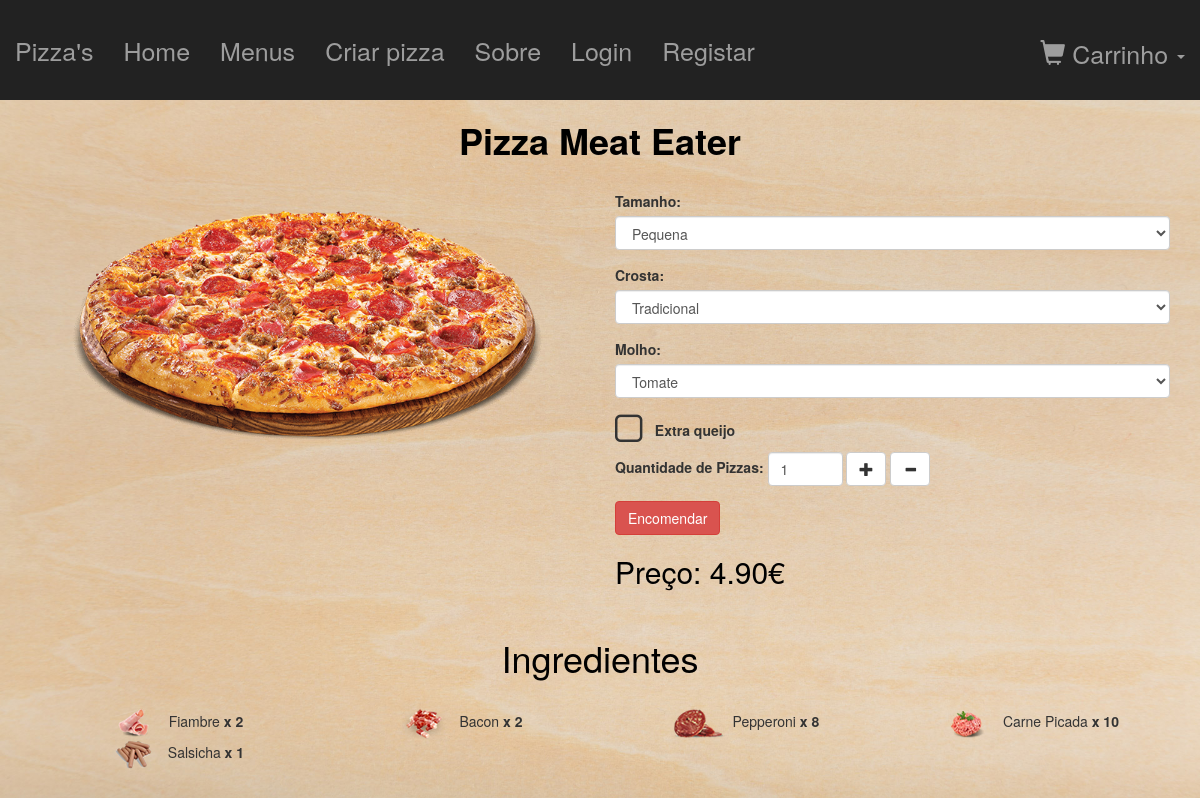
/pages/pizza.php?id=2, run on the app's committed database.
### tables this page shows
CREATE TABLE IF NOT EXISTS `pizza` (
  `ID` int(11) NOT NULL COMMENT 'ID da pizza',
  `nome` varchar(100) NOT NULL COMMENT 'Nome da pizza',
  `imagem` varchar(535) NOT NULL COMMENT 'Caminho da imagem da pizza',
  `pizzaPredefinida` tinyint(1) NOT NULL COMMENT 'Significa se a pizza é predefinida (criada por funcionário) (0 - Não | 1 - Sim)',
  `pizzaPersonalizada` tinyint(1) NOT NULL COMMENT 'Significa se a pizza é personalizada (criada por um cliente) (0 - Não | 1 - Sim)',
  `pessoaID` int(11) DEFAULT NULL COMMENT 'ID da pessoa que criou a pizza personalizada (NULL se a pizza é predefinida criada por um funcionário)'
);

CREATE TABLE IF NOT EXISTS `ingredientePizzaPorPizza` (
  `pizzaID` int(11) NOT NULL COMMENT 'ID da pizza ao qual pertence o ingrediente',
  `ingredientePizzaID` int(11) NOT NULL COMMENT 'ID do ingrediente em questão',
  `quantidade` int(11) NOT NULL COMMENT 'Quantidade do ingrediente'
);

CREATE TABLE IF NOT EXISTS `ingredientePizza` (
  `ID` int(11) NOT NULL COMMENT 'ID do ingrediente da pizza',
  `nome` varchar(50) NOT NULL COMMENT 'Nome do ingrediente da pizza',
  `imagem` varchar(535) NOT NULL COMMENT 'Caminho da imagem do ingrediente da pizza',
  `preco` float NOT NULL COMMENT 'Preço do ingrediente da pizza'
);

### pages/pizza.php (the view, shortened to what this page needs)
<?php
    require_once('../php/bd.php');
    $sql='SELECT ID, nome, imagem FROM pizza WHERE ID='.$_REQUEST['id'].';';
    $result = $PDO->query($sql);
    $pizza = $result->fetch();
?>
<?php
    require_once './partials/header2.php';
?>
<div class="container-fluid paddingLess marTop">
    <div class="col-md-12 text-center">
        <h1><b><?=$pizza['nome']?></b></h1>
        <br>
        <div class="col-md-6">
            <img src="<?=$pizza['imagem']?>" class="img-responsive center-block" alt="<?=$pizza['nome']?>">
        </div>
        <div class="col-md-6 text-left">
            <form action="../php/adicionarCarrinhoPizzaPredefinidaBD.php" method="post">
                <div class="form-group">
                    <label for="inputSize">Tamanho:</label>
                    <?php
                        $sql='SELECT * FROM tamanhoPizza;';
                        $result = $PDO->query($sql);
                        $tamanhosPizza = $result->fetchAll();
                    ?>
                    <select class="form-control" name="inputTamanho" title="Tamanho" id="inputTamanho">
                        <?php
                            foreach($tamanhosPizza as $tamanhoPizza){ ?>
                                <option value="<?=$tamanhoPizza['ID']?>" preco="<?=$tamanhoPizza['preco']?>"><?=$tamanhoPizza['nome']?></option>
                        <?php } ?>
                    </select>
                </div>
                <div class="form-group">
                    <label for="inputCrosta">Crosta:</label>
                    <?php
                        $sql='SELECT * FROM crostaPizza;';
                        $result = $PDO->query($sql);
                        $crostasPizza = $result->fetchAll();
                    ?>
                    <select class="form-control" name="inputCrosta" title="Crosta" id="inputCrosta">
                        <?php
                            foreach($crostasPizza as $crostaPizza){ ?>
                                <option value="<?=$crostaPizza['ID']?>" preco="<?=$crostaPizza['preco']?>"><?=$crostaPizza['nome']?></option>
                        <?php } ?>
                    </select>
                </div>
                <div class="form-group">
                    <label for="inputMolho">Molho:</label>
                    <?php
                    $sql='SELECT * FROM molhoPizza;';
                    $result = $PDO->query($sql);
                    $molhosPizza = $result->fetchAll();
                    ?>
                    <select class="form-control" name="inputMolho" title="Molho" id="inputMolho">
                        <?php
                        foreach($molhosPizza as $molhoPizza){ ?>
                            <option value="<?=$molhoPizza['ID']?>" preco="<?=$molhoPizza['preco']?>"><?=$molhoPizza['nome']?></option>
                        <?php } ?>
                    </select>
                </div>
                <div class="form-check">
                    <label>
                        <input type="checkbox" name="inputExtraQueijo" id="inputExtraQueijo"><span class="label-text">Extra queijo</span>
                    </label>
                </div>
                <div class="form-group form-inline">
                    <label for="inputQuantidade">Quantidade de Pizzas:</label>
                    <input type="number" class="form-control" value="1" name="inputQuantidade" id="inputQuantidade" min="1" max="10">
                    <button type="button" class="btn btn-default" id="buttonAddQuantidade"><span class="glyphicon glyphicon-plus" aria-hidden="true"></span></button>
                    <button type="button" class="btn btn-default" id="buttonRemoveQuantidade"><span class="glyphicon glyphicon-minus" aria-hidden="true"></span></button>
                </div>
                <button type="submit" class="btn btn-danger">Encomendar</button>
            </form>
            <?php
                $sql='SELECT ingredientePizza.nome, ingredientePizza.imagem, ingredientePizza.preco, ingredientePizzaPorPizza.quantidade, ROUND(ingredientePizza.preco*ingredientePizzaPorPizza.quantidade, 2) TotalPorIngrediente FROM ingredientePizza INNER JOIN ingredientePizzaPorPizza ON ingredientePizza.ID=ingredientePizzaPorPizza.ingredientePizzaID WHERE ingredientePizzaPorPizza.pizzaID='.$_REQUEST['id'].';';
                $result = $PDO->query($sql);
                $ingredientesPizza = $result->fetchAll();
                $precoBase=(reset($tamanhosPizza)['preco'])+(reset($crostasPizza)['preco'])+(reset($molhosPizza)['preco']);
                foreach($ingredientesPizza as $ingredientePizza){
                    $precoBase+=$ingredientePizza['TotalPorIngrediente'];
                }
            ?>
            <h2 class="black">Preço: <span id="preco"><?=sprintf('%0.2f', $precoBase)?></span>€</h2>
        </div>
        <div class="col-md-12">
            <br>
            <h1>Ingredientes</h1>
            <br>
            <?php
                foreach($ingredientesPizza as $ingredientePizza){ ?>
                    <div class="col-md-3">
                        <img src="<?=$ingredientePizza['imagem']?>" alt="<?=$ingredientePizza['nome']?>">
                        <?=$ingredientePizza['nome'].' <b>x '.$ingredientePizza['quantidade'].'</b>'?></div>
            <?php } ?>
        </div>
    </div>
</div>

### pages/partials/header2.php (shortened to what this page needs)
    <link rel="stylesheet" href="/css/bootstrap.min.css">
    <link rel="stylesheet" href="/css/fontAwesome/css/font-awesome.min.css">
    <link rel="stylesheet" href="/css/style.css">
</head>
<body class="woodBackground">
    <nav class="navbar navbar-inverse navbar-fixed-top">
        <div class="container-fluid">
            <div class="navbar-header">
                <a class="navbar-brand" href="/index.php">Pizza's</a>
            </div>
            <div class="collapse navbar-collapse" id="bs-example-navbar-collapse-1">
                <ul class="nav navbar-nav">
                    <li <?php if(($_SERVER['REQUEST_URI']=='/index.php') || ($_SERVER['REQUEST_URI']=='/')){echo 'class="active"';} ?>><a href="/index.php">Home<span class="sr-only">(current)</span></a></li>
                    <li <?php if($_SERVER['REQUEST_URI']=='/pages/menus.php'){echo 'class="active"';} ?>><a href="/pages/menus.php">Menus</a></li>
                    <li <?php if($_SERVER['REQUEST_URI']=='/pages/criarPizza.php'){echo 'class="active"';} ?>><a href="/pages/criarPizza.php">Criar pizza</a></li>
                    <li <?php if($_SERVER['REQUEST_URI']=='/pages/sobre.php'){echo 'class="active"';} ?>><a href="/pages/sobre.php">Sobre</a></li>
                    <?php if(!isset($_SESSION['pessoaLogada'])){ ?>
                        <li <?php if($_SERVER['REQUEST_URI']=='/pages/login.php'){echo 'class="active"';} ?>><a href="/pages/login.php">Login</a></li>
                        <li <?php if($_SERVER['REQUEST_URI']=='/pages/registar.php'){echo 'class="active"';} ?>><a href="/pages/registar.php">Registar</a></li>
                    <?php } ?>
                </ul>
                <ul class="nav navbar-nav navbar-right">
                    <li class="dropdown" id="cart">
                        <a href="#" class="dropdown-toggle" data-toggle="dropdown" role="button" aria-expanded="false"><span class="glyphicon glyphicon-shopping-cart"></span>  Carrinho  <span class="caret"></span></a>
                    </li>
                </ul>
            </div>
        </div>
    </nav>

### css/style.css (style rules this page uses)
.paddingLess { padding-right: 0px; padding-left: 0px; }
.navbar { margin-bottom: 0px; border-bottom-width: 0px; height: 100px; font-size: 25px; }
.navbar-inverse .container-fluid { margin-top: 25px; }
.navbar-brand { font-size: 25px; }
html, body { height:100%; }
.woodBackground { background: url('../img/woodBackground.jpg') no-repeat center center fixed; -webkit-background-size: cover; -moz-background-size: cover; -o-background-size: cover; background-size: cover; height: 100%; display: flex; flex-flow: column; }
.marTop { margin-top: 100px; }
.marTop h1 { color: black; }
.black { color: black; }
input[type="checkbox"] + .label-text:before { content: "\f096"; font-family: "FontAwesome"; font-size: 2.49em; speak: none; font-style: normal; font-weight: normal; font-variant: normal; text-transform: none; line-height: 1; -webkit-font-smoothing:antialiased; width: 1em; display: inline-block; margin-right: 5px; }
.label-text { display: flex; align-items: center; }

### data on the page
pizza: nome "Pizza Meat Eater", imagem (picture)
ingredientepizzaporpizza: ingredientePizzaID.imagem (picture), ingredientePizzaID.nome "Fiambre", quantidade "2"
ingredientepizzaporpizza: ingredientePizzaID.imagem (picture), ingredientePizzaID.nome "Bacon", quantidade "2"
ingredientepizzaporpizza: ingredientePizzaID.imagem (picture), ingredientePizzaID.nome "Pepperoni", quantidade "8"
ingredientepizzaporpizza: ingredientePizzaID.imagem (picture), ingredientePizzaID.nome "Carne Picada", quantidade "10"
ingredientepizzaporpizza: ingredientePizzaID.imagem (picture), ingredientePizzaID.nome "Salsicha", quantidade "1"

### other printed values
$precoBase "4.90"
form field inputTamanho "Pequena"
form field inputCrosta "Tradicional"
form field inputMolho "Tomate"
